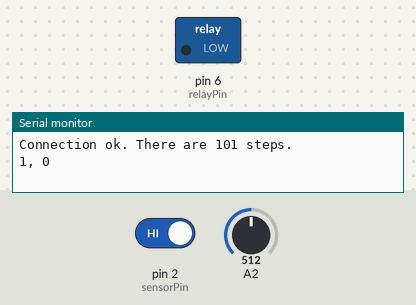
This sketch was run on a simulated Arduino Uno, built with avr-gcc and run on an emulated ATmega328P. On the bench: switched loads named in the sketch (green lamp = pin HIGH), the last lines printed to the serial monitor. The inputs (shaded band) are chosen by the test bench; at power-on: pin 2 (sensorPin) HIGH, A2 = 512.

Above: at 1.2 s.
1.3 s: pin 2 (sensorPin) driven LOW
At 2.7 s:
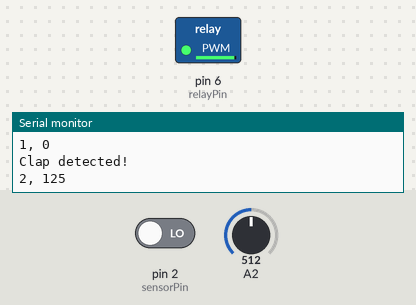
At 3.5 s:
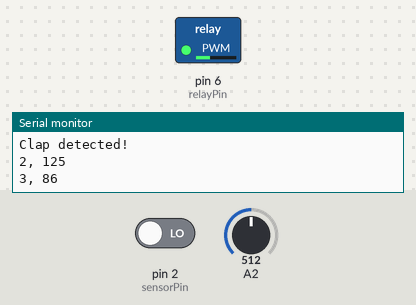
Timing chart, 0 to 13.3 s (numbered marks = the images above; inputs shaded):
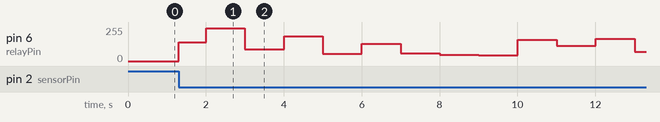

Measured:
- after the input at 1.3 s, pin 6 (relayPin): 0/255 → 140/255 at once, → 244/255 0.70 s later, → 88/255 1.0 s later, → 184/255 1.0 s later, … (13 changes in this stretch)

The sketch:

IR_control_fan_speed_REALdatabase_with_sound_sensor.ino
```cpp
#define sensorPin 2
#define relayPin 6

// Variable to store the time when last event happened
unsigned long lastEvent = 0;
unsigned long LastSpeedChange = 0;
double PWMfactor;
boolean relayState = false;    // Variable to store the state of relay
boolean IsFanOn = false;
int i=0;
int brightness[]={0,35,125,86,46,78,32,15,12,75,40,93,42,17,51,88,74,66,125,56,15,
                  22,17,27,13,102,79,44,39,80,118,32,24,21,46,23,23,14,24,11,26,
                  23,12,16,12,27,13,28,26,11,46,26,21,0,0,11,15,57,21,10,42,
                  0,9,131,16,62,96,79,80,50,12,27,0,36,91,75,70,70,143,64,50,
                  74,80,107,84,84,78,89,49,46,69,32,71,66,33,40,42,22,50,26,41};
int currentIndex =0;
int total_step = sizeof(brightness)/sizeof(brightness[0]);
int intervals[sizeof(brightness)];

void setup() {
  for(int i= 0; i<total_step;i++) {intervals[i]=1000;} //change 1000 to speed-shifting time
  pinMode(relayPin, OUTPUT);  // Set relay pin as an OUTPUT pin
  pinMode(sensorPin, INPUT);  // Set sensor pin as an INPUT
  for(int i= 0; i<total_step;i++) {intervals[i]=1000;}
  Serial.begin(9600);
  Serial.print("Connection ok. There are ");
  Serial.print(total_step);
  Serial.print(" steps.\n");
}

void loop() {
  int sensorData = digitalRead(sensorPin);
  int sensorDatatemp = analogRead(sensorPin);

  if (millis() - LastSpeedChange > intervals[i]){ // intervals[i] is the last time
      i++;
      i = i%total_step;
      LastSpeedChange = millis();
      Serial.print(i);
      Serial.print(", ");
      Serial.println(IsFanOn*brightness[i]);
  }
  if (sensorData == LOW) {
    if (millis() - lastEvent > 100) { // 100 is the time gap of the sound, need to find a good number

      Serial.println("Clap detected!");
      IsFanOn = !IsFanOn; //change the fan status, turn on or turn off.
    }
    lastEvent = millis();
  }
  PWMfactor = 4*brightness[i]; // Mapping from "brightness" to the PWM power, here a linear correlation is applied. 4* means enlarge the brightness 4 times.
  analogWrite(relayPin,IsFanOn*PWMfactor); //IsFanOn is the switch.
}
```
